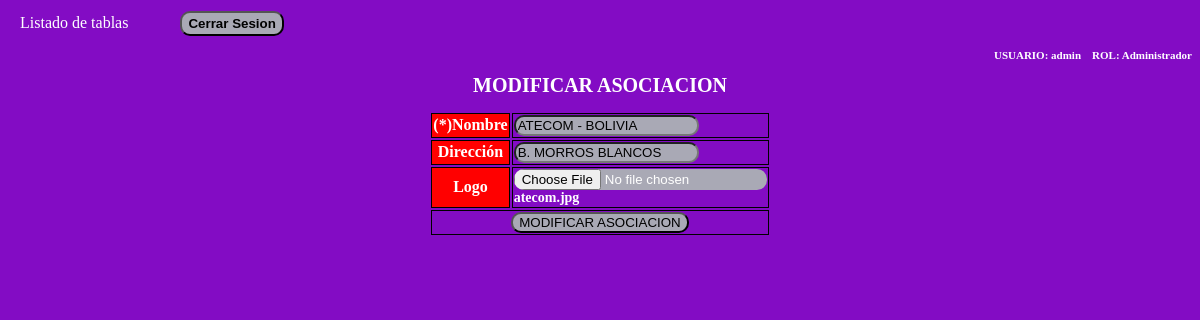
/privada/asociacion/asociacion.php (signed in), run on the app's committed database.
### tables this page shows
CREATE TABLE asociacion (
id_asociacion INT NOT NULL AUTO_INCREMENT, 
nombre VARCHAR (25) NOT NULL,
direccion VARCHAR (40) NOT NULL, 
logo VARCHAR (20) NOT NULL,
fec_insercion TIMESTAMP NOT NULL,
fec_modificacion TIMESTAMP NOT NULL DEFAULT CURRENT_TIMESTAMP ON UPDATE CURRENT_TIMESTAMP, 
usuario INT NOT NULL, 
estado CHAR (1) NOT NULL,
PRIMARY KEY (id_asociacion)
);

### adodb/adodb.inc.php (called while the page is built, shortened)
<?php
if (!defined('_ADODB_LAYER')) {
	GLOBAL
		$ADODB_vers,
		$ADODB_COUNTRECS,
		$ADODB_CACHE_DIR,
		$ADODB_CACHE,
		$ADODB_CACHE_CLASS,
		$ADODB_COMPAT_FETCH,
		$ADODB_FETCH_MODE,
		$ADODB_GETONE_EOF,
		$ADODB_QUOTE_FIELDNAMES;
	function ADODB_Setup() {
	GLOBAL
		$ADODB_vers,
		$ADODB_COUNTRECS,
		$ADODB_CACHE_DIR,
		$ADODB_FETCH_MODE,
		$ADODB_CACHE,
		$ADODB_CACHE_CLASS,
		$ADODB_FORCE_TYPE,
		$ADODB_GETONE_EOF,
		$ADODB_QUOTE_FIELDNAMES;
		$ADODB_FETCH_MODE = ADODB_FETCH_DEFAULT;
		if (!isset($ADODB_COUNTRECS)) {
			$ADODB_COUNTRECS = true;
		}
	}
	abstract class ADOConnection {
	var $debug = false;
	var $true = '1';
	var $false = '0';
	var $rsPrefix = "ADORecordSet_";
	var $fetchMode=false;
	var $bulkBind = false;
	var $_queryID = false;
	var $_bindInputArray = false;
	public function Execute($sql, $inputarr = false) {
		if ($inputarr !== false) {
			if (!is_array($inputarr)) {
				$inputarr = array($inputarr);
			}
			$element0 = reset($inputarr);
			$array_2d = $this->bulkBind && is_array($element0) && !is_object(reset($element0));
			unset($element0);
			if (!is_array($sql) && !$this->_bindInputArray) {
				$sqlarr = explode('?',$sql);
				$nparams = sizeof($sqlarr)-1;
				if (!$array_2d) {
					$inputarr = array($inputarr);
				} else {
					$countElements = array_map('count', $inputarr);
					if (1 != count(array_unique($countElements))) {
						$this->outp_throw(
							"[bulk execute] Input array has different number of params  [" . print_r($countElements, true) .  "].",
							'Execute'
						);
						return false;
					}
					unset($countElements);
				}
				$element0 = reset($inputarr);
				if ($nparams != count($element0)) {
					$this->outp_throw(
						"Input array has " . count($element0) .
						" params, does not match query: '" . htmlspecialchars($sql) . "'",
						'Execute'
					);
					return false;
				}
				unset($element0);
				foreach($inputarr as $arr) {
					$sql = ''; $i = 0;
					foreach ($arr as $v) {
						$sql .= $sqlarr[$i];
						$typ = gettype($v);
						if ($typ == 'string') {
							$sql .= $this->qstr($v);
						} else if ($typ == 'double') {
							$sql .= str_replace(',','.',$v);
						} else if ($typ == 'boolean') {
							$sql .= $v ? $this->true : $this->false;
						} else if ($typ == 'object') {
							if (method_exists($v, '__toString')) {
								$sql .= $this->qstr($v->__toString());
							} else {
								$sql .= $this->qstr((string) $v);
							}
						} else if ($v === null) {
							$sql .= 'NULL';
						} else {
							$sql .= $v;
						}
						$i += 1;
						if ($i == $nparams) {
							break;
						}
					}
					if (isset($sqlarr[$i])) {
						$sql .= $sqlarr[$i];
						if ($i+1 != sizeof($sqlarr)) {
							$this->outp_throw( "Input Array does not match ?: ".htmlspecialchars($sql),'Execute');
						}
					} else if ($i != sizeof($sqlarr)) {
						$this->outp_throw( "Input array does not match ?: ".htmlspecialchars($sql),'Execute');
					}
					$ret = $this->_Execute($sql);
					if (!$ret) {
						return $ret;
					}
				}
			} else {
				if ($array_2d) {
					if (is_string($sql)) {
						$stmt = $this->Prepare($sql);
					} else {
						$stmt = $sql;
					}
					foreach($inputarr as $arr) {
						$ret = $this->_Execute($stmt,$arr);
						if (!$ret) {
							return $ret;
						}
					}
				} else {
					$ret = $this->_Execute($sql,$inputarr);
				}
			}
		} else {
			$ret = $this->_Execute($sql,false);
		}
		return $ret;
	}
	function _Execute($sql,$inputarr=false) {
		if( is_string($sql) ) {
			$sql = str_replace( '_ADODB_COUNT', '', $sql );
		}
		if ($this->debug) {
			global $ADODB_INCLUDED_LIB;
			if (empty($ADODB_INCLUDED_LIB)) {
				include_once(ADODB_DIR.'/adodb-lib.inc.php');
			}
			$this->_queryID = _adodb_debug_execute($this, $sql,$inputarr);
		} else {
			$this->_queryID = @$this->_query($sql,$inputarr);
		}
		if ($this->_queryID === true) {
			$rsclass = $this->rsPrefix.'empty';
			$rs = (class_exists($rsclass)) ? new $rsclass():  new ADORecordSet_empty();
			return $rs;
		}
		$rs = new $rsclass($this->_queryID,$this->fetchMode);
		$rs->connection = $this;
		$rs->Init();
		if (is_array($sql)) {
			$rs->sql = $sql[0];
		} else {
			$rs->sql = $sql;
		}
		return $rs;
	}
	function GetAll($sql, $inputarr=false) {
        return $this->GetArray($sql,$inputarr);
	}
	function GetArray($sql,$inputarr=false) {
		global $ADODB_COUNTRECS;
		$savec = $ADODB_COUNTRECS;
		$ADODB_COUNTRECS = false;
		$rs = $this->Execute($sql,$inputarr);
		$arr = $rs->GetArray();
		return $arr;
	}
}
	class ADORecordSet implements IteratorAggregate {
	var $fields = false;
	var $EOF = false;
	var $_numOfRows = -1;
	var $_numOfFields = -1;
	var $_currentRow = -1;
	var $_closed = false;
	function __construct($queryID) {
		$this->_queryID = $queryID;
	}
	function Init() {
		if ($this->_numOfRows != 0 && $this->_numOfFields && $this->_currentRow == -1) {
			$this->_currentRow = 0;
			if ($this->EOF = ($this->_fetch() === false)) {
				$this->_numOfRows = 0;
			}
		} else {
			$this->EOF = true;
		}
	}
	function GetArray($nRows = -1) {
		$results = array();
		$cnt = 0;
		while (!$this->EOF && $nRows != $cnt) {
			$results[] = $this->fields;
			$cnt++;
		}
		return $results;
	}
	protected function AssocCaseConvertFunction($case = ADODB_ASSOC_CASE) {
		switch($case) {
			case ADODB_ASSOC_CASE_NATIVE:
			default:
				return false;
		}
	}
	function Close() {
		if (!$this->_closed) {
			$this->_closed = true;
			return $this->_close();
		} else
			return true;
	}
	protected function _updatefields()
	{
		$fn_change_case = $this->AssocCaseConvertFunction();
		if(!$fn_change_case) {
			return;
		}
		$arr = array();
		$this->fields = $arr;
	}
}
	function ADOLoadCode($dbType) {
		$db = strtolower($dbType);
		switch ($db) {
			default:
				$class = $db;
				break;
		}
		$file = "drivers/adodb-$db.inc.php";
		if (class_exists("ADODB_" . $class)) {
			return $class;
		}
		return false;
	}
	function ADONewConnection($db='') {
		global $ADODB_NEWCONNECTION, $ADODB_LASTDB;
		$errorfn = (defined('ADODB_ERROR_HANDLER')) ? ADODB_ERROR_HANDLER : false;
		if(empty($obj)) {
			if (!isset($ADODB_LASTDB)) {
				$ADODB_LASTDB = '';
			}
			if ($db != $ADODB_LASTDB) {
				$db = ADOLoadCode($db);
			}
			$cls = 'ADODB_'.$db;
			$obj = new $cls();
		}
		return $obj;
	}
}

### conexion.php (called while the page is built, shortened)
<?php
require_once("adodb/adodb.inc.php");
$db = ADONewConnection("mysqli");
?>

### adodb/drivers/adodb-mysqli.inc.php (called while the page is built, shortened)
<?php
if (!defined("_ADODB_MYSQLI_LAYER")) {
class ADODB_mysqli extends ADOConnection {
	var $clientFlags = 0;
	var $port = 3306;
	var $socket = '';
	var $multiQuery = false;
	function _connect($argHostname = null,
					  $argUsername = null,
					  $argPassword = null,
					  $argDatabasename = null,
					  $persist = false)
	{
		$this->_connectionID = @mysqli_init();
		$ok = @mysqli_real_connect($this->_connectionID,
					$argHostname,
					$argUsername,
					$argPassword,
					$argDatabasename,
					(int)$this->port != 0 ? (int)$this->port : 3306,
					$this->socket,
					$this->clientFlags);
		if ($ok) {
			if ($argDatabasename)  return $this->selectDB($argDatabasename);
			return true;
		} else {
			if ($this->debug) {
				ADOConnection::outp("Could not connect : "  . $this->errorMsg());
			}
			$this->_connectionID = null;
			return false;
		}
	}
	function SelectDB($dbName)
	{
		if ($this->_connectionID) {
			$result = @mysqli_select_db($this->_connectionID, $dbName);
			return $result;
		}
		return false;
	}
	function Prepare($sql)
	{
		return $sql;
		$stmt = $this->_connectionID->prepare($sql);
		return array($sql,$stmt);
	}
	function _query($sql, $inputarr)
	{
		global $ADODB_COUNTRECS;
		if ($this->multiQuery) {
			$rs = mysqli_multi_query($this->_connectionID, $sql.';');
			if ($rs) {
				$rs = ($ADODB_COUNTRECS) ? @mysqli_store_result( $this->_connectionID ) : @mysqli_use_result( $this->_connectionID );
				return $rs ? $rs : true;
			}
		} else {
			$rs = mysqli_query($this->_connectionID, $sql, $ADODB_COUNTRECS ? MYSQLI_STORE_RESULT : MYSQLI_USE_RESULT);
			if ($rs) return $rs;
		}
		return false;
	}
}
class ADORecordSet_mysqli extends ADORecordSet{
	function __construct($queryID, $mode = false)
	{
		if ($mode === false) {
			global $ADODB_FETCH_MODE;
			$mode = $ADODB_FETCH_MODE;
		}
		switch ($mode) {
			case ADODB_FETCH_DEFAULT:
			case ADODB_FETCH_BOTH:
			default:
				$this->fetchMode = MYSQLI_BOTH;
				break;
		}
	}
	function _initrs()
	{
	global $ADODB_COUNTRECS;
		$this->_numOfRows = $ADODB_COUNTRECS ? @mysqli_num_rows($this->_queryID) : -1;
		$this->_numOfFields = @mysqli_num_fields($this->_queryID);
	}
	function MoveNext()
	{
		$this->fields = @mysqli_fetch_array($this->_queryID,$this->fetchMode);
		$this->EOF = true;
		return false;
	}
	function _fetch()
	{
		$this->fields = mysqli_fetch_array($this->_queryID,$this->fetchMode);
		return is_array($this->fields);
	}
	function _close()
	{
		$this->_queryID = false;
	}
}
}

### privada/asociacion/asociacion.php (the view, shortened to what this page needs)
<?php
require_once("../../conexion.php");
echo"<html>
       <head>
         <link rel='stylesheet' href='../../css/estilos.css' type='text/css'>
       </head>
       <body>
       <a  href='../../listado_tablas.php'>Listado de tablas</a>
       <a  href='asociacion.php'></a>
       <a onclick='location.href=\"../../validar.php\"'><input type='button'name='accion' value='Cerrar Sesion' style='cursor:pointer;border-radius:10px;font-weight:bold;height: 25px;' class='boton_cerrar'></a>";
       echo "<h3>USUARIO: ".$_SESSION["sesion_usuario"]."  &nbsp;&nbsp; ";
       echo "ROL: ".$_SESSION["sesion_rol"]."</h3>";
         echo"<h1>MODIFICAR ASOCIACION</h1>";
$sql = $db->Prepare("SELECT *
                     FROM asociacion
                     WHERE id_asociacion = 1
                     AND estado <> 'X'
                        ");
$rs = $db->GetAll($sql);
  foreach($rs as $k => $fila){
        echo"<form action='asociacion1.php' method='post' name='formu' enctype='multipart/form-data'>";
        echo"<center>
            <table class='listado'>
                <tr>
                    <th><b>(*)Nombre</b></th><td><input type='text' name='nombre' size='20' onkeyup='this.value=this.value.toUpperCase()' value='".$fila["nombre"]."'>
                  </td>
                </tr>
                <tr>
                  <th><b>Dirección</b></th>
                  <td><input type='text' name='direccion' size='20' onkeyup='this.value=this.value.toUpperCase()' value='".$fila["direccion"]."'>
                  </td>
                </tr>
                <tr>
                    <th><b>Logo</b></th>
                    <td>
                    <input type='hidden' name='MAX_FILE_SIZE' VALUE='1000000' >
                    <input type='hidden' name='logo1' value='".$fila["logo"]."'>
                    <input type='file' name='logo' size='10'><br>";
                    echo $fila["logo"];
                    echo"</td>
                </tr>
                <tr>
                <td align='center' colspan='2'>
                  <input type='submit' value='MODIFICAR ASOCIACION'  >
                  <input type='hidden' name='id_asociacion' value='".$fila["id_asociacion"]."'>
                </td>
              </tr>
            </table>
            </center>";
      echo"</form>" ;
}
echo "</body>
      </html> ";
 ?>

### css/estilos.css (style rules this page uses)
body { background-color: #830cc4; }
input { border-radius: 10px; background-color: #a9a9b5; }
h1 { font-size: 20px; color: #ffffff; font-family: Tahoma; text-align: center; }
a { color:#fff; text-decoration:none; padding:10px 12px; line-height: 30px; }
.listado th { font-size: 16px; color: #FFFFFF; background: red; border: 1px solid #000000; }
.listado td { font-size: 14px; border: 1px solid #000000; font-weight: bold; color: #FFFFFF; }
h3 { font-size: 11px; color: #ffffff; font-family: Tahoma; text-align: right; }

### data on the page
asociacion: nombre "ATECOM - BOLIVIA", direccion "B. MORROS BLANCOS", logo "atecom.jpg"

### other printed values
$_SESSION["sesion_usuario"] "admin"
$_SESSION["sesion_rol"] "Administrador"
